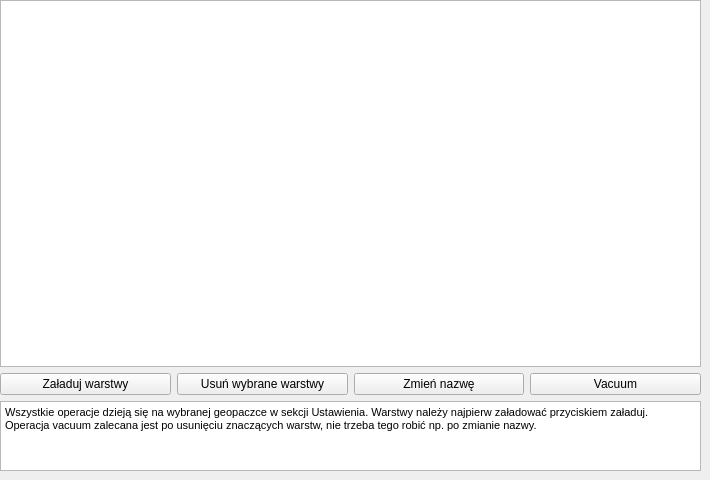
        <widget class="QWidget" name="tab_18">
         <attribute name="title">
          <string>Menadżer GPKG</string>
         </attribute>
         <widget class="QWidget" name="verticalLayoutWidget_13">
          <property name="geometry">
           <rect>
            <x>0</x>
            <y>0</y>
            <width>701</width>
            <height>471</height>
           </rect>
          </property>
          <layout class="QVBoxLayout" name="verticalLayout_15">
           <item>
            <widget class="QTableWidget" name="table_gpkg">
             <property name="columnCount">
              <number>0</number>
             </property>
            </widget>
           </item>
           <item>
            <layout class="QHBoxLayout" name="horizontalLayout_2">
             <property name="topMargin">
              <number>0</number>
             </property>
             <item>
              <widget class="QPushButton" name="pb_gpkg_load_layers">
               <property name="text">
                <string>Załaduj warstwy</string>
               </property>
              </widget>
             </item>
             <item>
              <widget class="QPushButton" name="pb_gpkg_delete_layers">
               <property name="text">
                <string>Usuń wybrane warstwy</string>
               </property>
              </widget>
             </item>
             <item>
              <widget class="QPushButton" name="pb_gpkg_rename_layers">
               <property name="text">
                <string>Zmień nazwę</string>
               </property>
              </widget>
             </item>
             <item>
              <widget class="QPushButton" name="pb_gpkg_vacuum_layers">
               <property name="text">
                <string>Vacuum</string>
               </property>
              </widget>
             </item>
            </layout>
           </item>
           <item>
            <widget class="QTextBrowser" name="textBrowser_11">
             <property name="maximumSize">
              <size>
               <width>16777215</width>
               <height>70</height>
              </size>
             </property>
             <property name="html">
              <string>&lt;!DOCTYPE HTML PUBLIC &quot;-//W3C//DTD HTML 4.0//EN&quot; &quot;http://www.w3.org/TR/REC-html40/strict.dtd&quot;&gt;
&lt;html&gt;&lt;head&gt;&lt;meta name=&quot;qrichtext&quot; content=&quot;1&quot; /&gt;&lt;style type=&quot;text/css&quot;&gt;
p, li { white-space: pre-wrap; }
&lt;/style&gt;&lt;/head&gt;&lt;body style=&quot; font-family:'Open Sans'; font-size:8pt; font-weight:400; font-style:normal;&quot;&gt;
&lt;p align=&quot;justify&quot; style=&quot; margin-top:0px; margin-bottom:0px; margin-left:0px; margin-right:0px; -qt-block-indent:0; text-indent:0px;&quot;&gt;Wszystkie operacje dzieją się na wybranej geopaczce w sekcji Ustawienia. Warstwy należy najpierw załadować przyciskiem załaduj.&lt;/p&gt;
&lt;p align=&quot;justify&quot; style=&quot; margin-top:0px; margin-bottom:0px; margin-left:0px; margin-right:0px; -qt-block-indent:0; text-indent:0px;&quot;&gt;Operacja vacuum zalecana jest po usunięciu znaczących warstw, nie trzeba tego robić np. po zmianie nazwy.&lt;/p&gt;&lt;/body&gt;&lt;/html&gt;</string>
             </property>
            </widget>
           </item>
          </layout>
         </widget>
        </widget>
